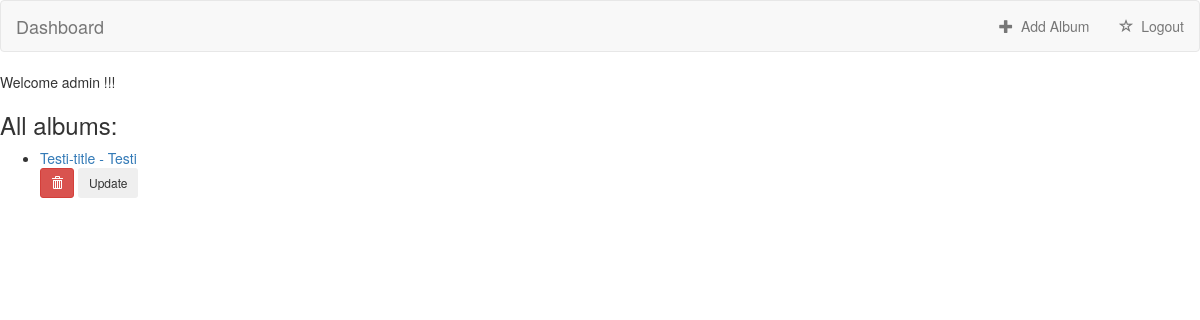
The app's page /music/ (signed in), older data.
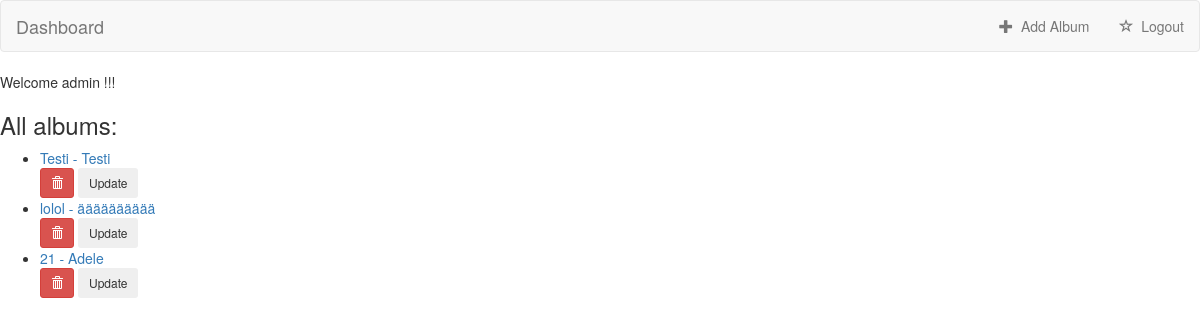
The same page, newer data.
### users/models.py (models this page shows)
class CustomUser(AbstractUser):
    objects = CustomUserManager()

### music/models.py (models this page shows, shortened)
class Album(models.Model):
    artist = models.CharField(max_length=200)
    title = models.CharField(max_length=500)
    genre = models.CharField(max_length=100)

### music/views.py (the view)
class HomeView(generic.ListView):
    template_name = 'home.html'
    context_object_name = 'all_albums'
    def get_queryset(self):
        return Album.objects.all()

### templates/home.html (shortened to what this page needs)
{% extends 'base.html' %}
{% block body %}
{% if user.is_authenticated %}
    <p>Welcome {{ user.username }} !!!</p>
    {% if all_albums %}
    <h3>All albums:</h3>
    <ul>
      {% for album in all_albums %}
        <li><a href="{% url 'music:details' album.id %}">{{ album.title }} - {{ album.artist }}</a></li>
        <form action="{% url 'music:album-delete' album.id %}" method='post' style="display: inline;">
          <button type="submit" class="btn btn-danger btn-sm">
              <span class="glyphicon glyphicon-trash"></span>
          </button>
        </form>
        <form action="{% url 'music:album-update' album.id %}" style="display: inline;">
          <button type="Submit" class="btn btn-basic btn-sm">Update</button>
        </form>
      {% endfor %}
    </ul>
    {% else %}
      <h3>There are no albums</h3>
    {% endif %}
{% endif %}
{% endblock %}

### templates/base.html (shortened to what this page needs)
<!DOCTYPE html>
<html>
  <html lang="en">
  <head>
    <link rel="stylesheet" href="http://maxcdn.bootstrapcdn.com/bootstrap/3.3.4/css/bootstrap.min.css">
  </head>
  <body>
    <nav class="navbar navbar-default">
      <div class="container-fluid">
        {% if user.is_authenticated %}
        <div class="navbar-header">
          <a class="navbar-brand" href="/music/">Dashboard</a>
        </div>
        <ul class="nav navbar-nav navbar-right">
          <li class="">
            <a href="{% url 'music:album-add' %}">
              <span class="glyphicon glyphicon-plus" aria-hidden="true"></span>&nbsp; Add Album
            </a>
          </li>
          <li class="">
            <a href="{% url 'logout' %} ">
              <span class="glyphicon glyphicon-star-empty" aria-hidden="true"></span>&nbsp; Logout
            </a>
          </li>
        </ul>
        {% endif %}
      </div>
    </nav>
    {% block body %}
    {% endblock %}
  </body>
</html>

Row changes from the older to the newer data that the page shows:
removed Album: title "Testi-title", artist "Testi"
added Album: title "Testi", artist "Testi"
added Album: title "lolol", artist "ääääääääää"
added Album: title "21", artist "Adele"
